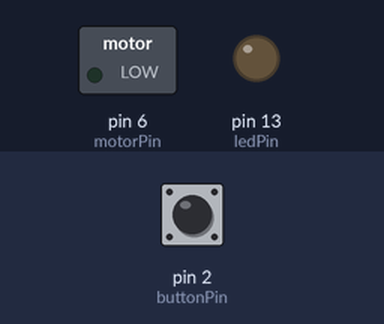
Recording of a sketch running on a simulated Arduino Uno, built with avr-gcc and run on an emulated ATmega328P. Parts: switched loads named in the sketch (green lamp = pin HIGH), output pins drawn as LEDs (lit = HIGH). Dashed ring = blinking. The inputs (shaded band) are chosen by the test bench; at power-on: pin 2 (buttonPin) LOW.

Above: at 1.2 s.
1.3 s: pin 2 (buttonPin) pulled HIGH for 1 s
At 2.5 s:
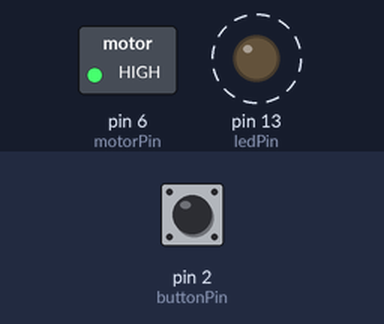
3.8 s: pin 2 (buttonPin) pulled HIGH for 0.15 s
At 5.0 s:
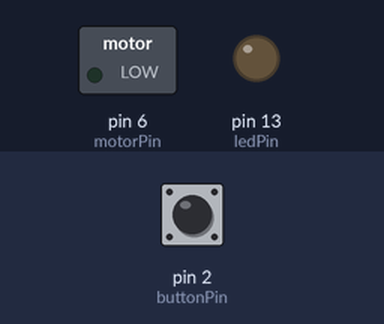
5.4 s: pin 2 (buttonPin) pulled HIGH for 3.2 s
At 9.7 s:
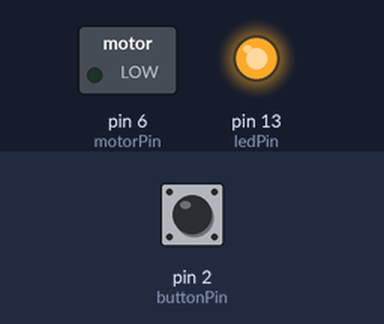
Timing chart, 0 to 11.2 s (numbered marks = the images above; inputs shaded):
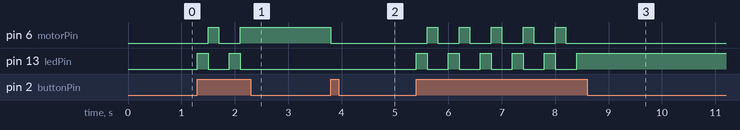

Measured:
- after the input at 1.3 s, pin 6 (motorPin): LOW → HIGH after 0.20 s, → LOW 0.20 s later, → HIGH 0.40 s later; pin 13 (ledPin): alternates HIGH for 0.20 s and LOW for 0.40 s, 4 changes in all, then stays LOW, starting at once
- after the input at 3.8 s, pin 6 (motorPin): HIGH → LOW at once
- after the input at 5.4 s, pin 6 (motorPin): alternates HIGH for 0.20 s and LOW for 0.40 s, 10 changes in all, then stays LOW, starting after 0.20 s; pin 13 (ledPin): alternates HIGH for 0.20 s and LOW for 0.40 s, 11 changes in all, then stays HIGH, starting at once

The sketch:

27.state_multi_device.ino
```cpp
#define buttonPin 2
#define motorPin 6
#define ledPin 13

enum State { OFF, ON, MOTOR };
State currentState = OFF;

void setup() {
  pinMode(buttonPin, INPUT);
  pinMode(ledPin, OUTPUT);
  pinMode(motorPin, OUTPUT);
  Serial.begin(9600);
}

void loop() {
  int buttonState = digitalRead(buttonPin);

  // If button is pressed, change state
  if (buttonState == HIGH) {
    if (currentState == OFF) {
      currentState = ON;
      digitalWrite(ledPin, HIGH);  // Turn on the LED
      digitalWrite(motorPin, LOW); // Keep motor off
    } else if (currentState == ON) {
      currentState = MOTOR;
      digitalWrite(ledPin, LOW);   // Turn off the LED
      digitalWrite(motorPin, HIGH);  // Turn on the motor
    } else if (currentState == MOTOR) {
      currentState = OFF;
      digitalWrite(ledPin, LOW);   // Turn off the LED
      digitalWrite(motorPin, LOW); // Turn off the motor
    }
    delay(200);  // Debounce delay
  }
}
```
